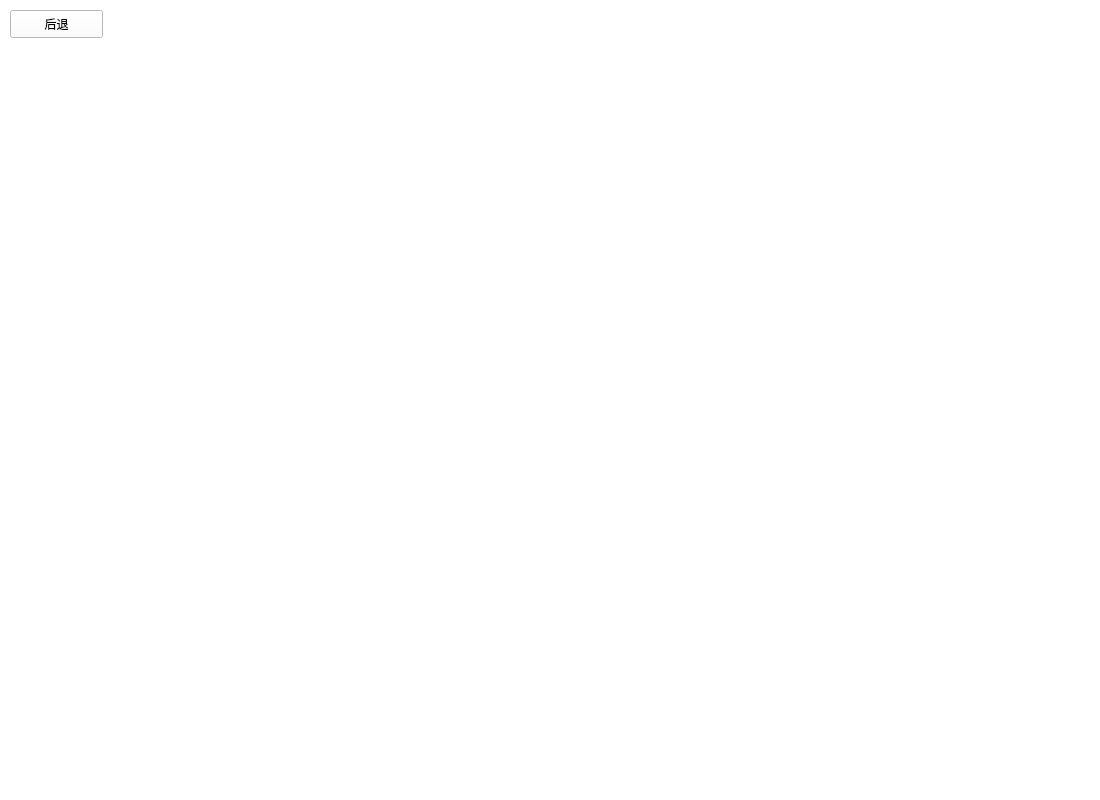
<?xml version="1.0" encoding="UTF-8"?>
<ui version="4.0">
 <class>List</class>
 <widget class="QWidget" name="List">
  <property name="geometry">
   <rect>
    <x>0</x>
    <y>0</y>
    <width>1100</width>
    <height>800</height>
   </rect>
  </property>
  <property name="windowTitle">
   <string>Form</string>
  </property>
  <property name="styleSheet">
   <string notr="true">background-color:rgb(255,255,255)</string>
  </property>
  <widget class="QPushButton" name="back">
   <property name="geometry">
    <rect>
     <x>10</x>
     <y>10</y>
     <width>93</width>
     <height>28</height>
    </rect>
   </property>
   <property name="text">
    <string>后退</string>
   </property>
  </widget>
 </widget>
 <resources/>
 <connections/>
</ui>
